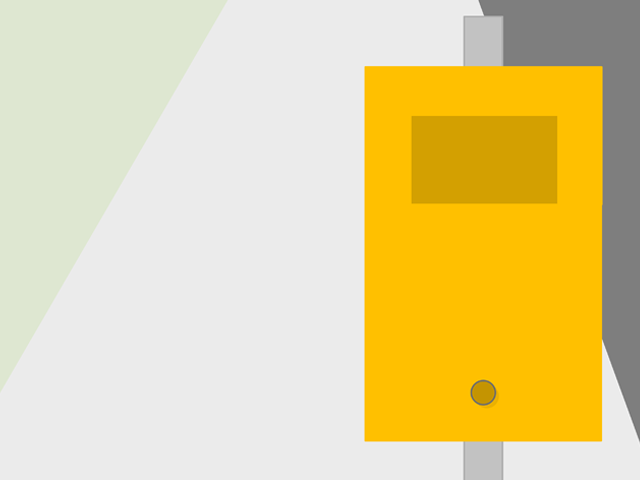
#> input picture kuebler/python/Camera/example_smoothing/in/TestBild.png, 640 x 480 px
$ python TEST_Smoothing.py
#> lines starting #> are read from the running program, lines starting #| are printed output that depends on the picture
#!/usr/bin/env python


import math
import numpy as np

import cv2
import cv2.cv as cv

import time


# -------------------------------------------------------------------------
# Load Image
# -------------------------------------------------------------------------

# load image from file
img = cv2.imread('in/TestBild.png', cv2.IMREAD_COLOR)
#> img is the input picture: shape (480, 640, 3); mean B, G, R 154.9, 212.3, 228.8


# -------------------------------------------------------------------------
# Prepare Gaussian White Noise Image
# -------------------------------------------------------------------------

row, col, ch = img.shape
#> row = 480; col = 640; ch = 3

# mean and standard deviation
mean = 0
sigma = 10

# apply gaussian noise
gauss = np.random.normal(mean, sigma, (row, col, ch))
gauss = gauss.reshape(row, col, ch)
img_noisy = img + gauss
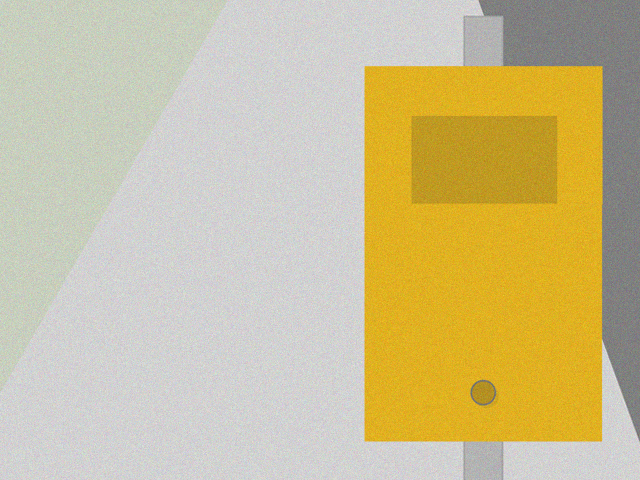
#> img_noisy: shape (480, 640, 3) float64; mean B, G, R 154.9, 212.3, 228.8; drawn with min black and max white

# convert to 32bit for bilateral Filter (only for uint8 and float32)
img_noisy = np.float32(img_noisy)

# write image to file
cv2.imwrite('out/noisy_image.png', img_noisy)


# -------------------------------------------------------------------------
# Blur
# -------------------------------------------------------------------------

# get time at computation start
start = time.time()

# averaging
img_blur = cv2.blur(img_noisy, (21,21))
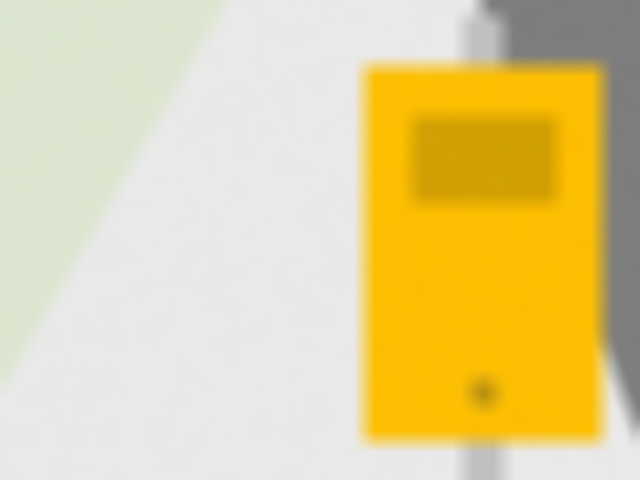
#> img_blur: shape (480, 640, 3) float32; mean B, G, R 155.1, 212.6, 229; drawn with min black and max white

# get time at computation end
end = time.time()

# calculate time difference
diff = end - start
print ("Blur: %8.4f s" % diff)

# write image to file
cv2.imwrite('out/blur_test_image.png', img_blur)


# -------------------------------------------------------------------------
# Gauss
# -------------------------------------------------------------------------

# get time at computation start
start = time.time()

# gaussian blur
img_gauss = cv2.GaussianBlur(img_noisy, (21,21), 0)
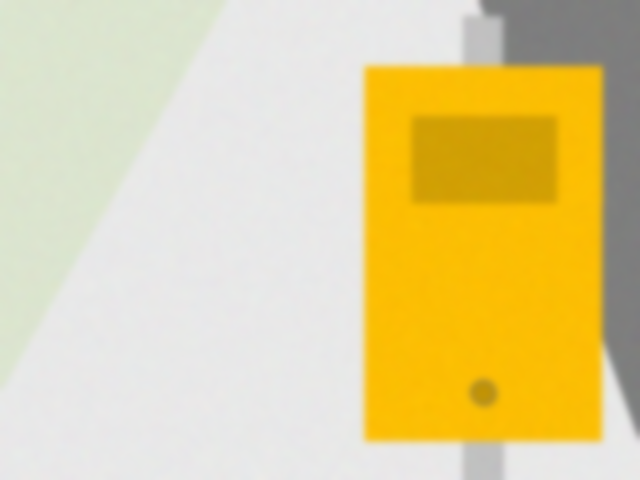
#> img_gauss: shape (480, 640, 3) float32; mean B, G, R 155, 212.5, 228.9; drawn with min black and max white

# get time at computation end
end = time.time()

# calculate time difference
diff = end - start
print ("GaussianBlur: %8.4f s" % diff)

# write image to file
cv2.imwrite('out/gaussian_test_image.png', img_gauss)


# -------------------------------------------------------------------------
# Bilateral
# -------------------------------------------------------------------------

img_noisy = img_noisy.astype(np.float32)

# get time at computation start
start = time.time()

# smooth frame input
img_bilateral = cv2.bilateralFilter(img_noisy, 9, 21, 21)

# get time at computation end
end = time.time()

# calculate time difference
diff = end - start
print ("bilateralFilter: %8.4f s" % diff)

# write image to file
cv2.imwrite('out/bilateral_test_image.png', img_bilateral)
